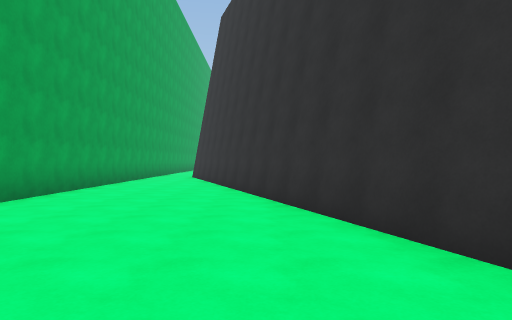
[1] (above)

15 first-person views from a walk through a Unity game level. The camera is 1.5 m above the floor, looks level and sees 75° across. The floor is counted in squares, 2 m on a side. Each view is taken from the middle of a square. On the plan, view 1 faces up. The plan holds only what a view shows up to about 11 squares ahead; the rest is blank. The place goes on beyond the plan. The player is left out. Some animated figures are not drawn. Surface patterns are stand-ins for the level's own textures.

[2]
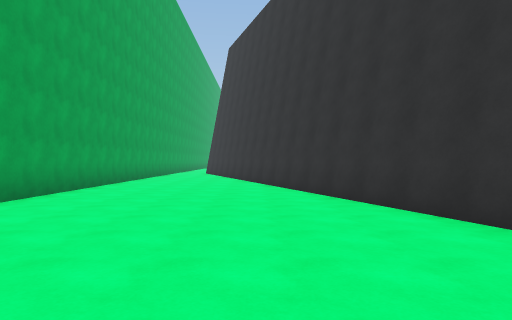

[3]
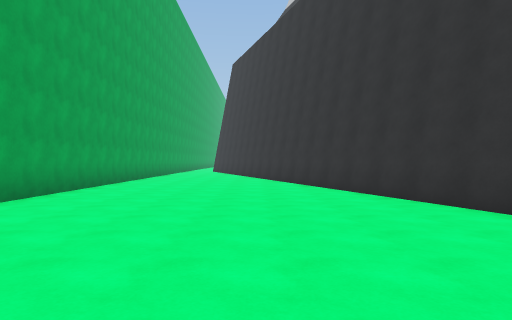

[4]
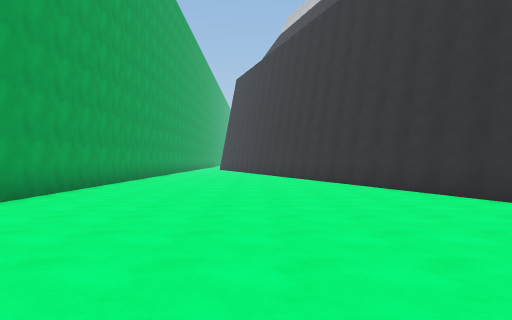

[5]
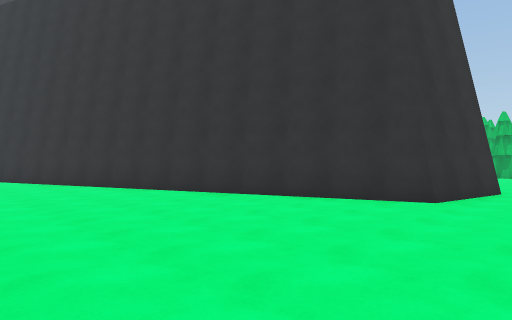

[6]
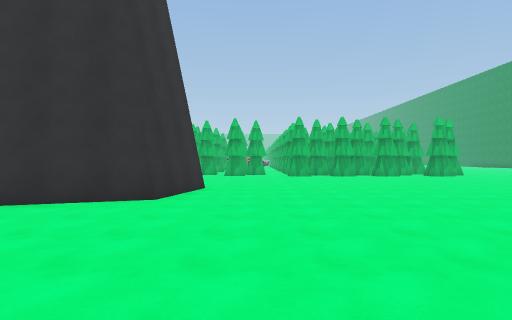

[7]
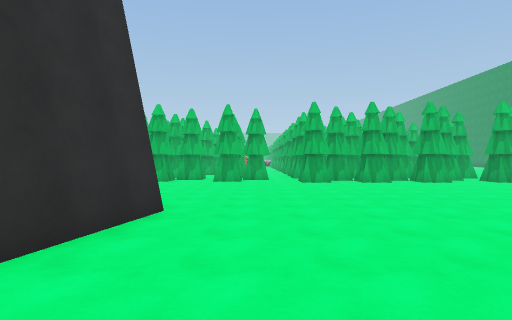

[8]
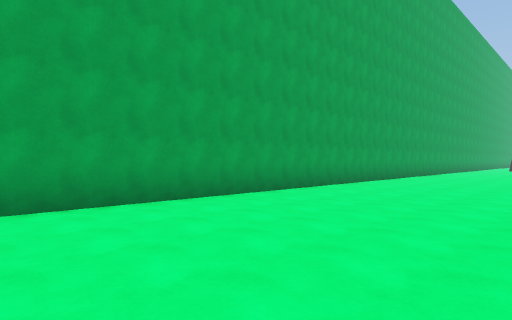

[9]
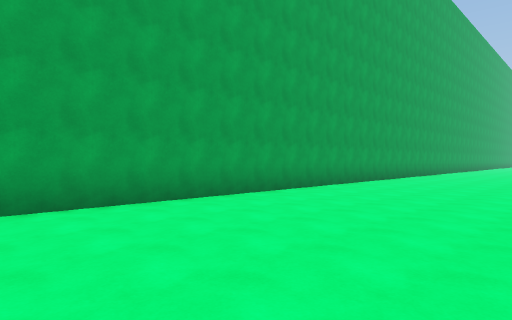

[10]
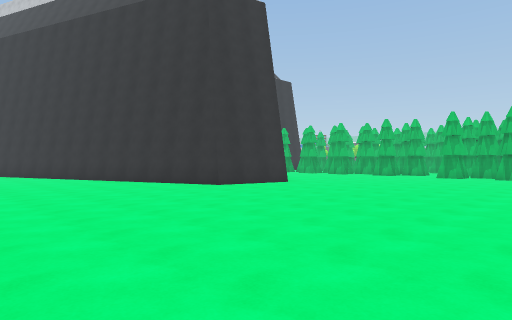

[11]
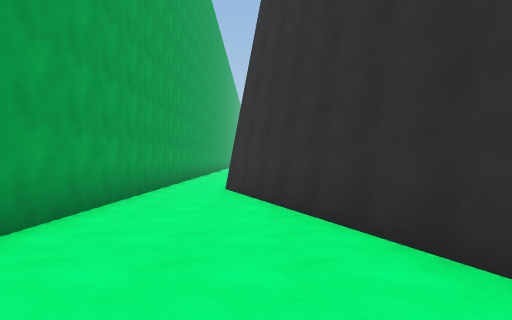

[12]
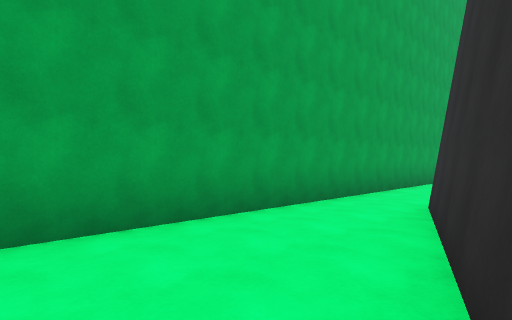

[13]
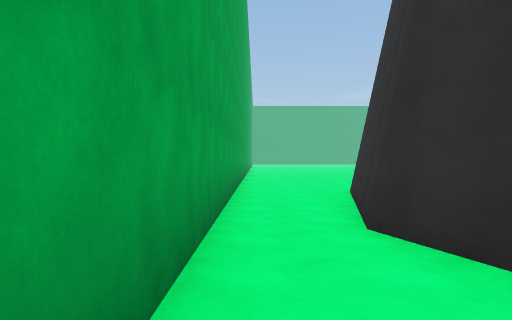

[14]
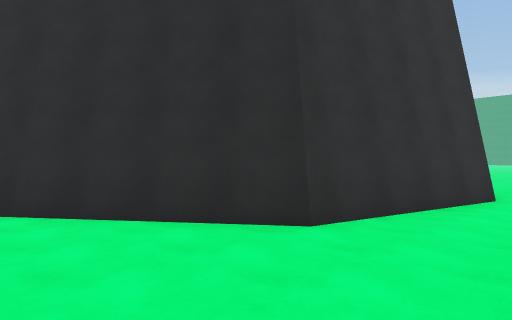

[15]
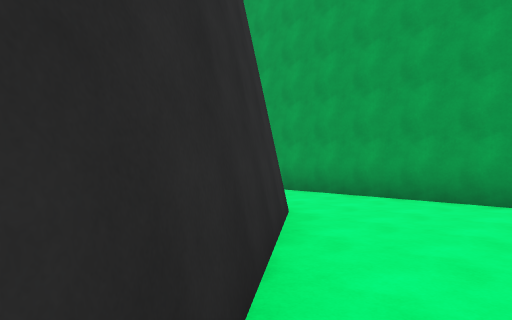

### Floor plan
Points are (right, up) in squares from view 1. A wall is a line through its corners. A room is listed if a view was taken in it or the views show most of it. See-through windows are left out.
Room 1 (views 1, 2, 3, 4, 5, 6, 7, 8, 9, 10, 11, 12, 13)
walls: (9.1, -10.5) (6.4, -10) (-2, 12.7); (-4.5, 12.6) (-4.5, -17.4)
ways out: opening at (-3.5, 12) to room 2
Room 2 (views 14, 15)
walls: (-1.7, 18.8) (2, 21.4); (-4.5, 21.6) (-4.5, 12.6); (-2, 12.7) (-2.7, 14.6) (-1.7, 18.5)
ways out: opening at (-3.5, 12) to room 1

Where each view was taken, in squares from view 1:
view 1: 0 up, 0 right, facing up
view 2: 4 down, 0 right, facing up
view 3: 7 down, 0 right, facing up
view 4: 11 down, 0 right, facing up
view 5: 12 down, 0 right, facing up-right
view 6: 12 down, 0 right, facing right
view 7: 12 down, 4 right, facing right
view 8: 13 down, 1 right, facing up-left
view 9: 18 down, 1 right, facing up-left
view 10: 18 down, 0 right, facing up-right
view 11: 6 up, 2 left, facing up
view 12: 9 up, 1 left, facing up-left
view 13: 11 up, 4 left, facing up
view 14: 22 up, 4 left, facing down-right
view 15: 22 up, 2 right, facing down-left
